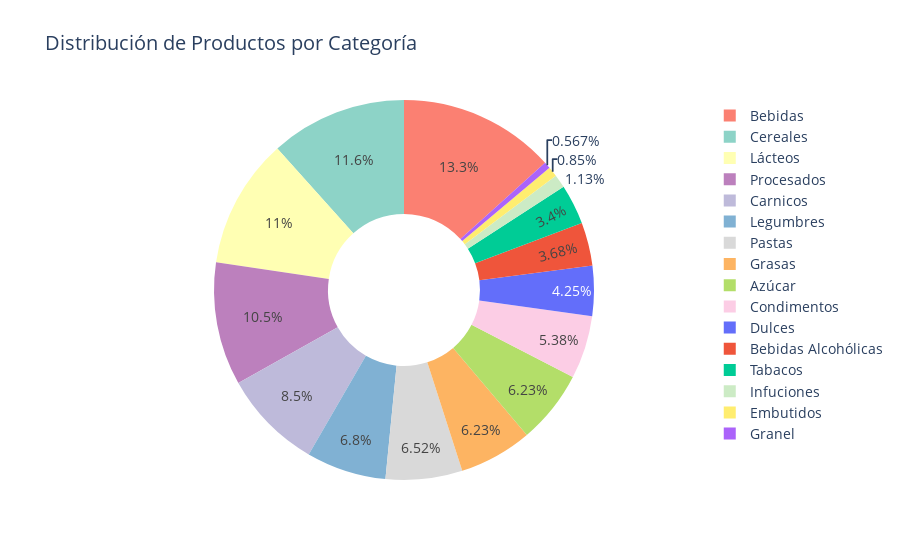

The cell this chart's notebook holds for it:
### Markdown cell above
### 🍩 Distribución por Categoría

Esta gráfica de dona muestra qué categorías de productos dominan el mercado. Cada color representa una categoría diferente, y el tamaño del segmento indica cuántos productos de esa categoría encontramos.

### Code cell
fig = grafica_dona_categorias(productos)
mostrar_grafica(fig)

### Figure 1 — Plotly figure (JSON) as saved in the notebook; plotly's stock layout.template omitted (floating-point values rounded to 4 significant figures)
{"data": [{"hole": 0.4, "labels": ["Cereales", "Lácteos", "Carnicos", "Bebidas", "Legumbres", "Grasas", "Azúcar", "Condimentos", "Pastas", "Procesados", "Infuciones", "Embutidos", "Granel", "Dulces", "Tabacos", "Bebidas Alcohólicas"], "marker": {"colors": ["rgb(141,211,199)", "rgb(255,255,179)", "rgb(190,186,218)", "rgb(251,128,114)", "rgb(128,177,211)", "rgb(253,180,98)", "rgb(179,222,105)", "rgb(252,205,229)", "rgb(217,217,217)", "rgb(188,128,189)", "rgb(204,235,197)", "rgb(255,237,111)"]}, "type": "pie", "values": [41, 39, 30, 47, 24, 22, 22, 19, 23, 37, 4, 3, 2, 15, 12, 13]}], "layout": {"font": {"size": 14}, "title": {"text": "Distribución de Productos por Categoría"}}}
